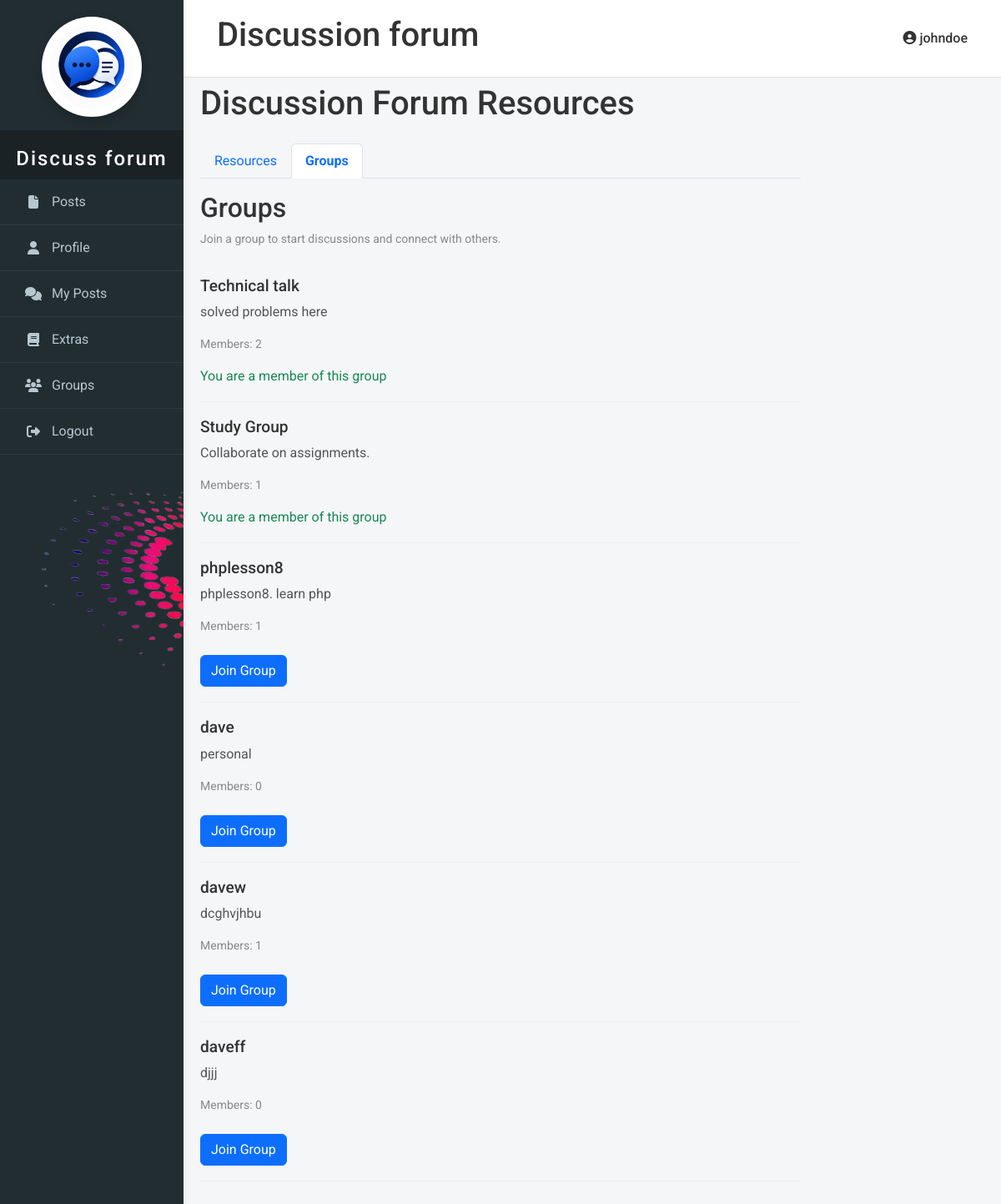
/admin/resources.php?tab=groups (signed in), run on the app's committed database.
### tables this page shows
CREATE TABLE `groups` (
  `id` int(11) NOT NULL,
  `group_name` varchar(100) NOT NULL,
  `group_description` varchar(255) DEFAULT NULL,
  `created_by` int(11) NOT NULL,
  `created_at` datetime DEFAULT current_timestamp(),
  `password` varchar(255) DEFAULT NULL,
  `max_members` int(11) DEFAULT NULL
);

### admin/resources.php (the view, shortened to what this page needs)
<?php
require 'db_connect.php';
$username = $_SESSION['username'] ?? $_SESSION['admin_name'] ?? null;
$stmt = $conn->prepare("SELECT id, status FROM users WHERE username = ?");
$stmt->bind_param("s", $username);
$stmt->execute();
$user_result = $stmt->get_result();
$user = $user_result->fetch_assoc();
$userId = $user['id'];
$resources = [
    ['title' => 'Forum Guidelines', 'link' => 'guidelines.php', 'desc' => 'Read the rules before posting.'],
    ['title' => 'How to Start a Discussion', 'link' => 'start_discussion.php', 'desc' => 'Tips for engaging conversations.'],
    ['title' => 'FAQ', 'link' => 'faq.php', 'desc' => 'Frequently asked questions.'],
];
$activeTab = isset($_GET['tab']) ? $_GET['tab'] : 'resources';
?>
<!DOCTYPE html>
<html lang="en">
<head>
    <link rel="stylesheet" href="profile.css">
    <link rel="stylesheet" href="adminacc.css">
    <link rel="stylesheet" href="https://cdnjs.cloudflare.com/ajax/libs/font-awesome/6.4.2/css/all.min.css">
    <link href="https://cdn.jsdelivr.net/npm/bootstrap@5.3.2/dist/css/bootstrap.min.css" rel="stylesheet">
</head>
<body>
    <?php include 'interface.php'; ?>
    <div class="main-content" style="margin-top:70px; max-width: 800px; margin-left:auto; margin-right:auto;">
    <h1 class="mb-4">Discussion Forum Resources</h1>
    <ul class="nav nav-tabs mb-3">
        <li class="nav-item">
            <a class="nav-link <?php echo $activeTab == 'resources' ? 'active' : ''; ?>" href="?tab=resources">Resources</a>
        </li>
        <li class="nav-item">
            <a class="nav-link <?php echo $activeTab == 'groups' ? 'active' : ''; ?>" href="?tab=groups">Groups</a>
        </li>
    </ul>
    <?php
        if ($activeTab == 'resources') {
            echo '<h2>Resources</h2>';
            echo '<div class="resource-list">';
            foreach ($resources as $resource) {
                echo '<div class="resource-item">';
                echo '<a href="' . htmlspecialchars($resource['link']) . '" class="resource-title">' . htmlspecialchars($resource['title']) . '</a>';
                echo '<p class="desc">' . htmlspecialchars($resource['desc']) . '</p>';
                echo '</div>';
            }
            echo '</div>';
        } elseif ($activeTab == 'groups') {
            $stmt = $conn->prepare("SELECT id, group_name, group_description FROM groups");
            $stmt->execute();
            $result = $stmt->get_result();
            echo '<h2>Groups</h2>';
            echo '<div class="group-list">';
            echo '<p class="members">Join a group to start discussions and connect with others.</p>';
            if ($result->num_rows > 0) {
                while ($row = $result->fetch_assoc()) {
                    echo '<div class="group-item">';
                    echo '<h3 class="group-name">' . htmlspecialchars($row['group_name']) . '</h3>';
                    echo '<p class="desc">' . htmlspecialchars($row['group_description']) . '</p>';
                    $memberStmt = $conn->prepare("SELECT COUNT(*) as member_count FROM group_members WHERE group_id = ?");
                    $memberStmt->bind_param("i", $row['id']);
                    $memberStmt->execute();
                    $memberResult = $memberStmt->get_result();
                    $memberCount = $memberResult->fetch_assoc()['member_count'];
                    echo '<p class="members">Members: ' . $memberCount . '</p>';
                    $checkMemberStmt = $conn->prepare("SELECT COUNT(*) FROM group_members WHERE group_id = ? AND user_id = ?");
                    $checkMemberStmt->bind_param("ii", $row['id'], $userId);
                    $checkMemberStmt->execute();
                    $checkMemberResult = $checkMemberStmt->get_result();
                    $isMember = $checkMemberResult->fetch_row()[0] > 0;
                    if (!$isMember) {
                        echo '<a href="join_group.php?id=' . $row['id'] . '" class="btn btn-primary mt-2">Join Group</a>';
                    } else {
                        echo '<span class="text-success mt-2">You are a member of this group</span>';
                    }
                    echo '</div>';
                }
            } else {
                echo '<p>No groups available yet. Contact an admin to create one.</p>';
            }
            echo '</div>';
        }
    ?>
</div>
</body>
</html>

### admin/adminacc.css (style rules this page uses)
body { margin: 0; font-family: 'Roboto', Arial, sans-serif; background: #f4f6f8; color: #333; }
.main-content { margin-left: 220px; padding: 30px 40px; min-height: 100vh; }

### admin/resources.php (style rules this page uses)
body { background: #f8f8f8; }
.nav-tabs .nav-link.active { color: #0d6efd; font-weight: bold; }
.resource-title, .group-name { font-size: 1.2rem; font-weight: 500; }
.desc { color: #555; margin-top: 6px; }
.members { color: #888; font-size: 14px; margin-top: 4px; }
.group-item { border-bottom: 1px solid #eee; padding: 18px 0; }

### data on the page
groups: group_name "Technical talk", group_description "solved problems here", memberCount "2", shows "You are a member of this group"
groups: group_name "Study Group", group_description "Collaborate on assignments.", memberCount "1", shows "You are a member of this group"
groups: group_name "phplesson8", group_description "phplesson8. learn php", memberCount "1"
groups: group_name "dave", group_description "personal", memberCount "0"
groups: group_name "davew", group_description "dcghvjhbu", memberCount "1"
groups: group_name "daveff", group_description "djjj", memberCount "0"

### other printed values
$username "johndoe"
